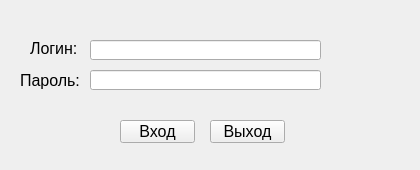
<?xml version="1.0" encoding="UTF-8"?>
<ui version="4.0">
 <class>LoginForm</class>
 <widget class="QWidget" name="LoginForm">
  <property name="geometry">
   <rect>
    <x>0</x>
    <y>0</y>
    <width>420</width>
    <height>170</height>
   </rect>
  </property>
  <property name="windowTitle">
   <string>Электронный журнал куратора</string>
  </property>
  <widget class="QPushButton" name="OkButton">
   <property name="geometry">
    <rect>
     <x>120</x>
     <y>120</y>
     <width>75</width>
     <height>23</height>
    </rect>
   </property>
   <property name="font">
    <font>
     <pointsize>12</pointsize>
    </font>
   </property>
   <property name="text">
    <string>Вход</string>
   </property>
  </widget>
  <widget class="QPushButton" name="CancelButton">
   <property name="geometry">
    <rect>
     <x>210</x>
     <y>120</y>
     <width>75</width>
     <height>23</height>
    </rect>
   </property>
   <property name="font">
    <font>
     <pointsize>12</pointsize>
    </font>
   </property>
   <property name="text">
    <string>Выход</string>
   </property>
  </widget>
  <widget class="QLineEdit" name="LoginLine">
   <property name="geometry">
    <rect>
     <x>90</x>
     <y>40</y>
     <width>231</width>
     <height>20</height>
    </rect>
   </property>
  </widget>
  <widget class="QLineEdit" name="PasswordLine">
   <property name="geometry">
    <rect>
     <x>90</x>
     <y>70</y>
     <width>231</width>
     <height>20</height>
    </rect>
   </property>
  </widget>
  <widget class="QLabel" name="LoginLabel">
   <property name="geometry">
    <rect>
     <x>30</x>
     <y>40</y>
     <width>51</width>
     <height>16</height>
    </rect>
   </property>
   <property name="font">
    <font>
     <pointsize>12</pointsize>
    </font>
   </property>
   <property name="text">
    <string>Логин:</string>
   </property>
  </widget>
  <widget class="QLabel" name="PasswordLabel">
   <property name="geometry">
    <rect>
     <x>20</x>
     <y>70</y>
     <width>61</width>
     <height>20</height>
    </rect>
   </property>
   <property name="font">
    <font>
     <pointsize>12</pointsize>
    </font>
   </property>
   <property name="text">
    <string>Пароль:</string>
   </property>
  </widget>
 </widget>
 <resources/>
 <connections/>
</ui>
